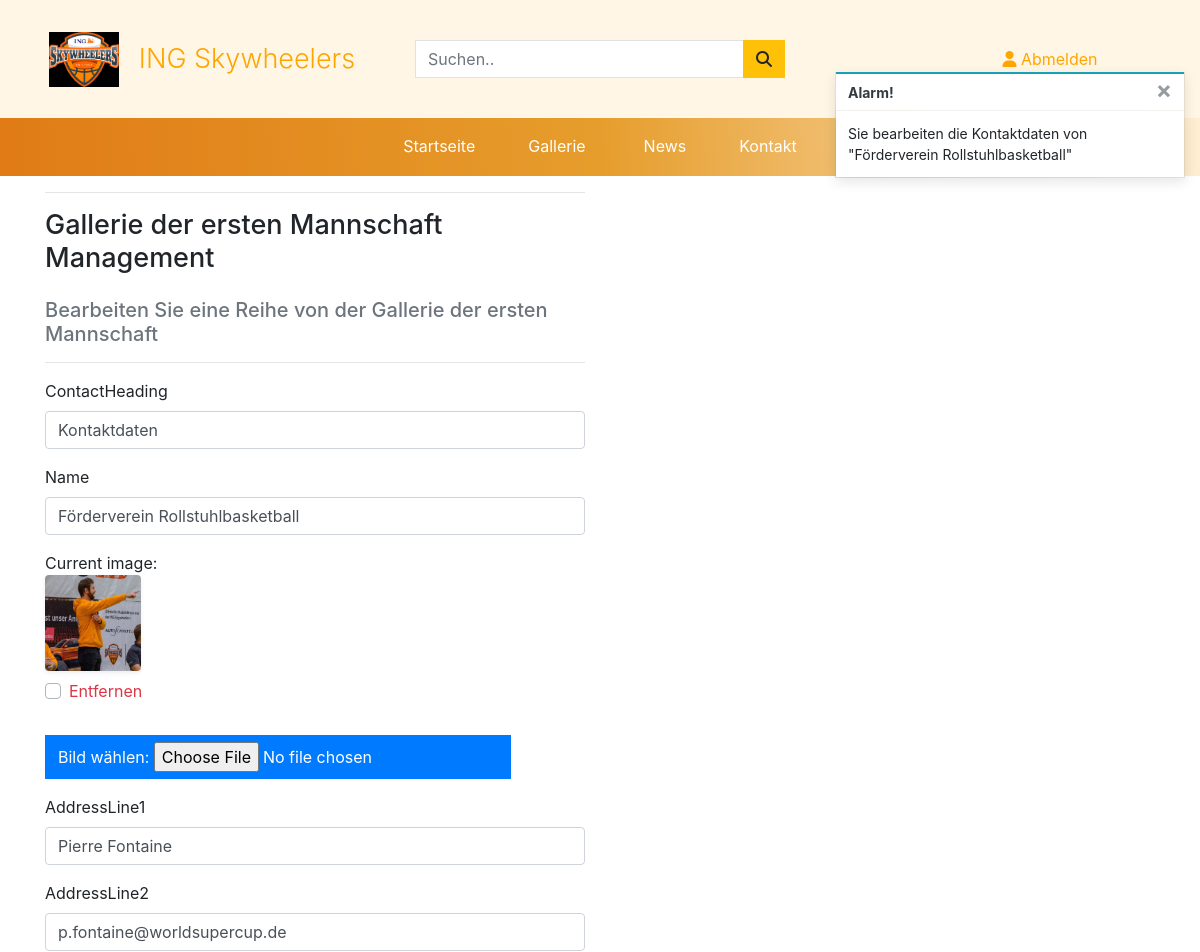
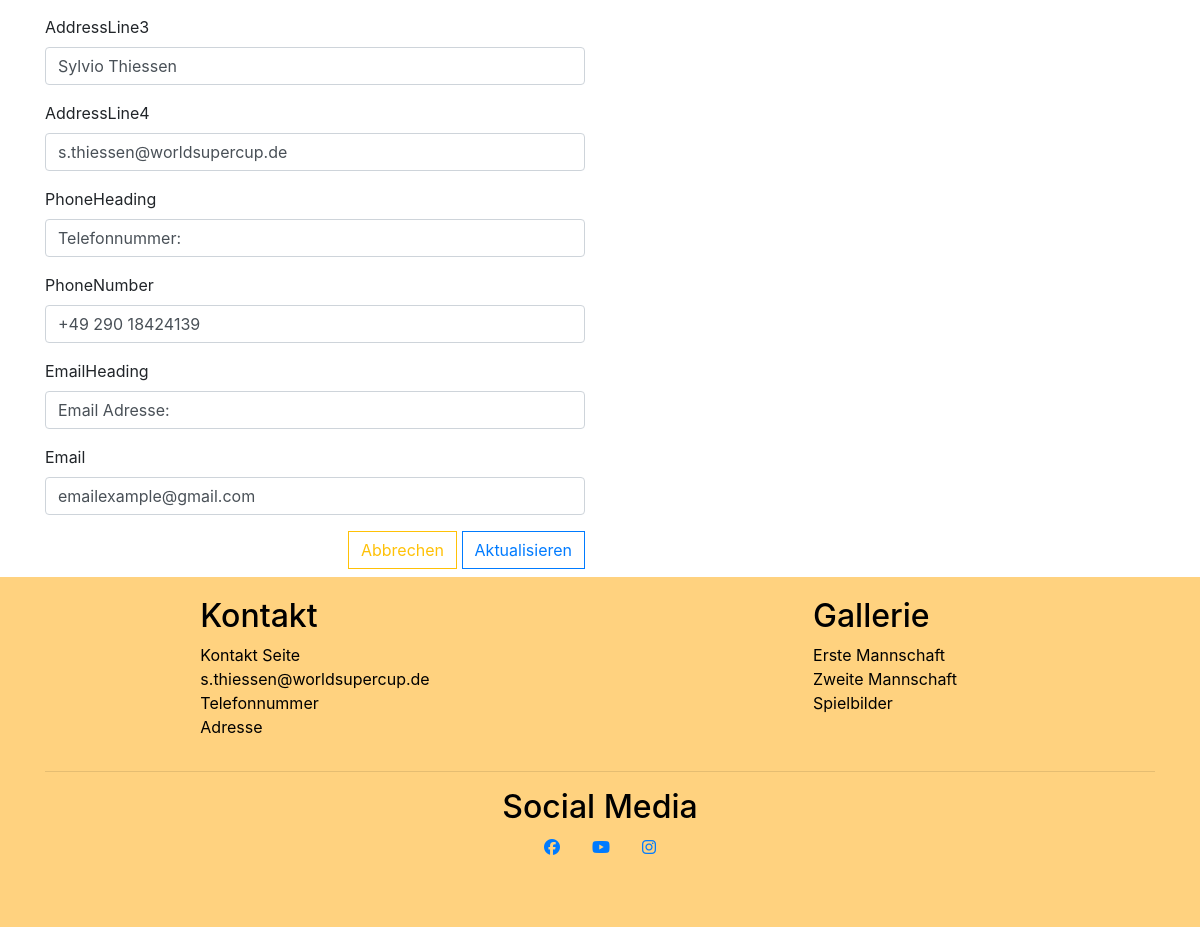
Screenshot of /kontakte/bearbeiten/1/ (signed in) with the database file from the repository (2 pictures, top to bottom).
### contact/models.py (models this page shows)
class ContactInfo(models.Model):
    contactHeading = models.CharField(max_length=100, null=False, blank=False, default='')
    name = models.CharField(max_length=100, null=False, blank=False, default='')
    image = models.ImageField(null=False, blank=False)
    addressLine1 = models.CharField(max_length=100, null=True, blank=True, default='')
    addressLine2 = models.CharField(max_length=100, null=True, blank=True, default='')
    addressLine3 = models.CharField(max_length=100, null=True, blank=True, default='')
    addressLine4 = models.CharField(max_length=100, null=True, blank=True, default='')
    phoneHeading = models.CharField(max_length=40, null=True, blank=True, default='')
    phoneNumber =  models.CharField(max_length=20, null=True, blank=True, default='')
    emailHeading = models.CharField(max_length=20, null=True, blank=True, default='')
    email = models.EmailField(max_length=100, null=True, blank=True, default='')

### contact/views.py (the view)
# urls.py: path('bearbeiten/<int:contact_id>/', views.edit_contact_info, name='edit_contact_person')
@login_required
def edit_contact_info(request, contact_id):
    if not request.user.is_superuser:
        messages.error(request, "Verzeihung! Nur Besitzer dieser Website können das machen.")
        return redirect(reverse('contactPage'))
    contact_info = get_object_or_404(ContactInfo, pk=contact_id)
    if request.method == 'POST':
        form = ContactInfoForm(request.POST, request.FILES, instance=contact_info)
        if form.is_valid():
            form.save()
            messages.success(request, 'Die Information der Kontaktsperson wurde erfolgreich aktualisiert!')
            return redirect(reverse('contactPage'))
        else:
            messages.error(request, 'Es ist ein Fehler aufgetreten. Bitte stellen Sie sicher, dass das Formular gültig ist.')
    else:
        form = ContactInfoForm(instance=contact_info)
        messages.info(request, f'Sie bearbeiten die Kontaktdaten von "{contact_info.name}"')
    context = {
        'form': form,
        'contact_info': contact_info
    }
    return render(request, 'contact/edit-contact.html', context)

### contact/forms.py
class ContactInfoForm(forms.ModelForm):
    class Meta:
        model = ContactInfo
        fields = '__all__'
    image = forms.ImageField(label='Bild', required=False, widget=CustomClearableFileInput)
    def __init__(self, *args, **kwargs):
        super().__init__(*args, **kwargs)
        product = ContactInfo.objects.all()

### contact/templates/contact/edit-contact.html (shortened to what this page needs)
{% extends 'base.html' %}
{% block content %}
{% load crispy_forms_tags %}
<section>
    <div class="container">
        <div class="row">
            <div class="col-12 col-md-6">
                <hr>
                <h1 class="logo-font mb-4">Gallerie der ersten Mannschaft Management</h1>
                <h5 class="text-muted">Bearbeiten Sie eine Reihe von der Gallerie der ersten Mannschaft</h5>
                <hr>
            </div>
        </div>
        <div class="row">
            <div class="col-12 col-md-6">
                <form class="form mb-2" action="{% url 'edit_contact_person' contact_info.id %}" method="post" enctype="multipart/form-data">
                    {% for field in form %}
                        {% if field.name != 'image' %}
                            {{ field | as_crispy_field }}
                        {% else %}
                            {{ field }}
                        {% endif %}
                    {% endfor %}
                    <div class="text-right">
                        <a href="{% url 'contactPage' %}" class="btn btn-outline-warning rounded-0">Abbrechen</a>
                        <button class="btn btn-outline-primary rounded-0" type="submit">Aktualisieren</button>
                    </div>
                </form>
            </div>
        </div>
    </div>
</section>
{% endblock %}

### static/css/base.css (style rules this page uses)
.logo-font { font-size: 20px; }
@media (min-width: 991px) { .logo-font { font-size: 27px; } }

### rows the page displays
ContactInfo: contactHeading "Kontaktdaten" "Förderverein Rollstuhlbasketball" "Pierre Fontaine" "p.fontaine@worldsupercup.de" "Sylvio Thiessen" "s.thiessen@worldsupercup.de" "Telefonnummer:" "+49 290 18424139" "Email Adresse:" "emailexample@gmail.com"

### other values shown
{{ message }} "Sie bearbeiten die Kontaktdaten von \"Förderverein Rollstuhlbasketball\""
{{ widget.initial_text }} "Current image"
{{ widget.clear_checkbox_label }} "Entfernen"
